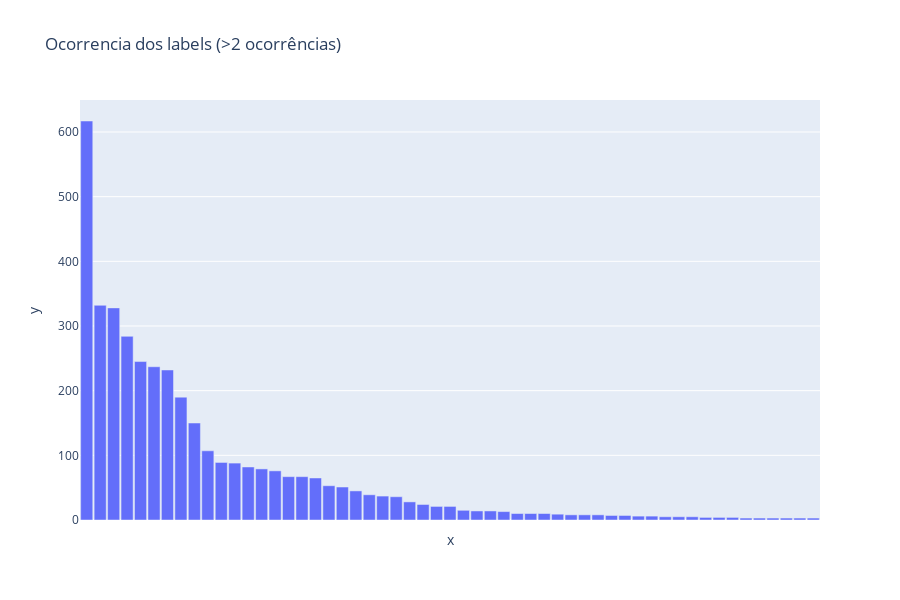

Write notebook code for a chart like this one.
### Code cell
contador = Counter()

for nome_arquivo in os.listdir(INPUT_DIR):
    if nome_arquivo.endswith(".json"):
        with open(os.path.join(INPUT_DIR, nome_arquivo), "r", encoding="utf-8") as f:
            dados = json.load(f)
            contador.update(dados["labels"])

print(f"Total de labels distintos: {len(contador)}\n")

for label, freq in contador.most_common(10):
    print(f"{label} {freq}")


# remove labels com <= 2 ocorrências
contador_filtrado = {k: v for k, v in contador.items() if v > 2}

print("\n", "=="*10, f"\nLabels restantes: {len(contador_filtrado)}")


fig = px.bar(
    x=list(contador_filtrado.keys()),
    y=list(contador_filtrado.values()),
    title="Ocorrencia dos labels (>2 ocorrências)"
)
fig.update_layout(
    xaxis_tickangle=45,
    xaxis={'categoryorder': 'total descending', 'showticklabels': False},
    height=600,
    bargap=0.1
)
fig.show()

### Figure 1 — Plotly figure (JSON) as saved in the notebook; plotly's stock layout.template omitted (floating-point values rounded to 4 significant figures)
{"data": [{"hovertemplate": "x=%{x}<br>y=%{y}<extra></extra>", "legendgroup": "", "marker": {"color": "#636efa", "pattern": {"shape": ""}}, "name": "", "orientation": "v", "showlegend": false, "textposition": "auto", "type": "bar", "x": ["esquecimento piloto", "julgamento pilotagem", "planejamento voo", "processos organizacionais", "supervisao gerencial", "outro falta aderencia normas regulamentos estabelecidos pela autoridade", "aviacao civil brasileira", "aplicacao dos comandos", "atitude", "percepcao", "manutencao aeronave", "alcool", "aplicacao comandos", "indisciplina voo", "pouca experiencia piloto", "processo decisorio", "coordenacao cabine", "memoria", "indeterminado", "atencao", "aplicacao dos comandos voo", "instrucao", "infraestrutura aeroportuaria", "presenca fauna nao ave", "motivacao", "relacoes interpessoais", "cultura organizacional", "sistemas apoio", "planejamento gerencial", "condicoes fisicas trabalho", "caracteristicas tarefa", "cultura grupo trabalho", "estado emocional", "capacitacao treinamento", "sistema apoio", "julgamento", "manutencao", "ilusoes visuais", "condicoes meteorologicas adversas", "indeterminados", "aplicacao nos comandos", "comunicacao", "dinamica equipe", "organizacao trabalho", "outro", "formacao capacitacao treinamento", "influencia meio ambiente", "fabricacao", "pessoal apoio", "planejamento", "manuseio material", "outros", "atuacao nos comandos", "projeto", "desvio navegacao"], "xaxis": "x", "y": [51, 617, 328, 67, 284, 10, 10, 332, 237, 150, 232, 3, 88, 89, 190, 245, 65, 53, 36, 107, 3, 76, 79, 8, 10, 6, 28, 45, 39, 5, 6, 24, 14, 37, 13, 4, 21, 3, 82, 67, 3, 21, 14, 9, 8, 7, 8, 4, 15, 5, 5, 7, 4, 3, 3], "yaxis": "y"}], "layout": {"bargap": 0.1, "barmode": "relative", "height": 600, "legend": {"tracegroupgap": 0}, "title": {"text": "Ocorrencia dos labels (>2 ocorrências)"}, "xaxis": {"anchor": "y", "categoryorder": "total descending", "domain": [0, 1], "showticklabels": false, "tickangle": 45, "title": {"text": "x"}}, "yaxis": {"anchor": "x", "domain": [0, 1], "title": {"text": "y"}}}}
